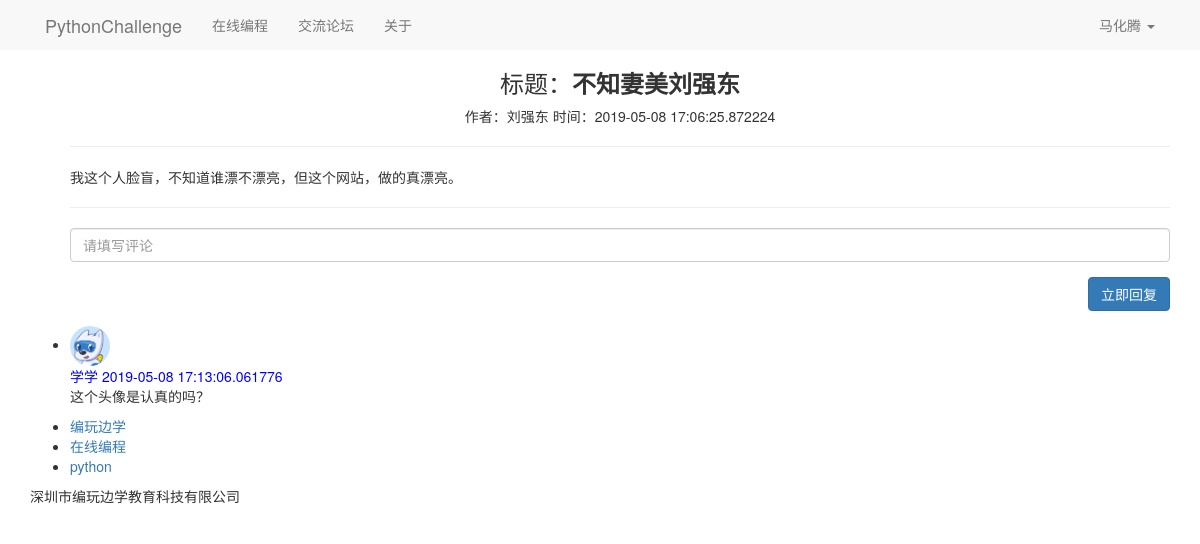
/detail/3 (signed in), run on the app's committed database.
### main.py (models this page shows)
class User(db.Model):
    __tablename__ = 'users'
    id = db.Column(db.Integer, primary_key=True)
    username = db.Column(db.String(16), nullable=False, unique=True)
    password = db.Column(db.String(100), nullable=False)
    email = db.Column(db.String(64), nullable=True)
    address = db.Column(db.String(50), nullable=True)
    info = db.Column(db.String(100), nullable=True)
    stage = db.Column(db.Integer, default='0')
    real_avatar = db.Column(db.String(100), default='/static/avatar/code.png')

class Post(db.Model):
    __tablename__ = 'posts'
    id = db.Column(db.Integer, primary_key=True, autoincrement=True)
    title = db.Column(db.String(100), nullable=False)
    content = db.Column(db.Text, nullable=False)
    create_time = db.Column(db.DateTime, default=datetime.now)
    author_id = db.Column(db.Integer, db.ForeignKey('users.id'))
    author = db.relationship('User', backref=db.backref('posts'))

class Comment(db.Model):
    __tablename__ = 'comments'
    id = db.Column(db.Integer, primary_key=True, autoincrement=True)
    content = db.Column(db.Text, nullable=False)
    create_time = db.Column(db.DateTime, default=datetime.now)
    post_id = db.Column(db.Integer, db.ForeignKey('posts.id'))
    author_id = db.Column(db.Integer, db.ForeignKey('users.id'))
    post = db.relationship('Post', backref=db.backref('comments'))
    author = db.relationship('User', backref=db.backref('comments'))

### main.py (the view)
@app.route('/detail/<post_id>')
def detail(post_id):
    post = Post.query.filter(Post.id == post_id).first()
    return render_template('detail.html', post=post)

### main.py (called while the page is built)
@app.context_processor
def my_context_processor():
    user_id = session.get('user_id')
    if user_id:
        user = User.query.filter(User.id == user_id).first()
        if user:
            return {'um': user}
    return {}

### templates/detail.html (shortened to what this page needs)
{% extends 'base.html' %}
{% block content %}
    <div class="container">
        <ul class="posts">
            <h3 class="page-title" align="center">标题：<strong>{{ post.title }}</strong></h3>
            <p align="center">
                <span>作者：{{ post.author.username }}</span>
                <span>时间：{{ post.create_time }}</span>
            </p>
            <hr>
            <p class="post-content">{{ post.content }}</p>
            <hr>
            <form action="{{ url_for('comment') }}" method="post">
                <div class="form-group">
                    <input name="comment_content" type="text" class="form-control" placeholder="请填写评论">
                </div>
                <div class="form-group" style="text-align: right;">
                    <button class="btn btn-primary">立即回复</button>
                </div>
            </form>
        </ul>
        <ul class="comments">
            {% for comment in post.comments %}
                <li class="comment">
                    <div class="comment-thumbnail">
                        <img style="width:40px;height:40px;border-radius:20px;"
                             src="{{ url_for('static',filename='code.png') }}" alt="" class="avatar">
                    </div>
                    <div class="comment-content">
                        <span style="color:blue">{{ comment.author.username }}</span>
                        <span style="color:blue">{{ comment.create_time }}</span>
                        <div class="comment-body">{{ comment.content }}</div>
                    </div>
                </li>
            {% endfor %}
        </ul>
    </div>
{% endblock %}

### templates/base.html (shortened to what this page needs)
<!DOCTYPE html>
<html lang="zh-CN">
<head>
    <link href="https://cdn.jsdelivr.net/npm/bootstrap@3.3.7/dist/css/bootstrap.min.css" rel="stylesheet">
    <link href="https://v3.bootcss.com//assets/css/docs.min.css" rel="stylesheet">
</head>
<body>
<nav class="nav navbar-default">
    <div class="container">
        <div class="navbar-header">
            <a class="navbar-brand" href="{{ url_for('index') }}">PythonChallenge</a>
        </div>
        <div class="collapse navbar-collapse" id="bs-example-navbar-collapse-1">
            <ul class="nav navbar-nav">
                <li ><a href="https://study.codepku.com/python/create_first"  target="_blank">在线编程</a>
                </li>
                {% if um %}
                    <li><a href="{{ url_for("forum_index") }}">交流论坛</a></li>
                {% else %}
                    <li><a href="{{ url_for("login") }}">交流论坛</a></li>
                {% endif %}
                <li ><a href="#">关于</a>
            </ul>
            <ul class="nav navbar-nav navbar-right">
                {% if um %}
                    <li class="dropdown">
                        <a href="#" class="dropdown-toggle" data-toggle="dropdown" role="button"
                           aria-haspopup="true" aria-expanded="false">{{ um.username }} <span class="caret"></span></a>
                    </li>
                {% else %}
                    <li><a href="{{ url_for('login') }}">登录</a></li>
                    <li><a href="{{ url_for('register') }}">注册</a></li>
                {% endif %}
            </ul>
        </div>
    </div>
</nav>
{% block content -%}
{%- endblock content %}
<footer class="bs-docs-footer">
  <div class="container">
    <ul class="bs-docs-footer-links">
      <li><a href="https://www.codepku.com">编玩边学</a></li>
      <li><a href="https://study.codepku.com/python/create_first">在线编程</a></li>
      <li><a href="http://www.python.org">python</a></li>
    </ul>
    <p>深圳市编玩边学教育科技有限公司</p>
  </div>
</footer>
</body>
</html>

### data on the page
User: username "马化腾"
Post: title "不知妻美刘强东", create_time "2019-05-08 17:06:25.872224", content "我这个人脸盲，不知道谁漂不漂亮，但这个网站，做的真漂亮。"
User: author.username "刘强东"
Comment: author.username "学学", create_time "2019-05-08 17:13:06.061776", content "这个头像是认真的吗？"
